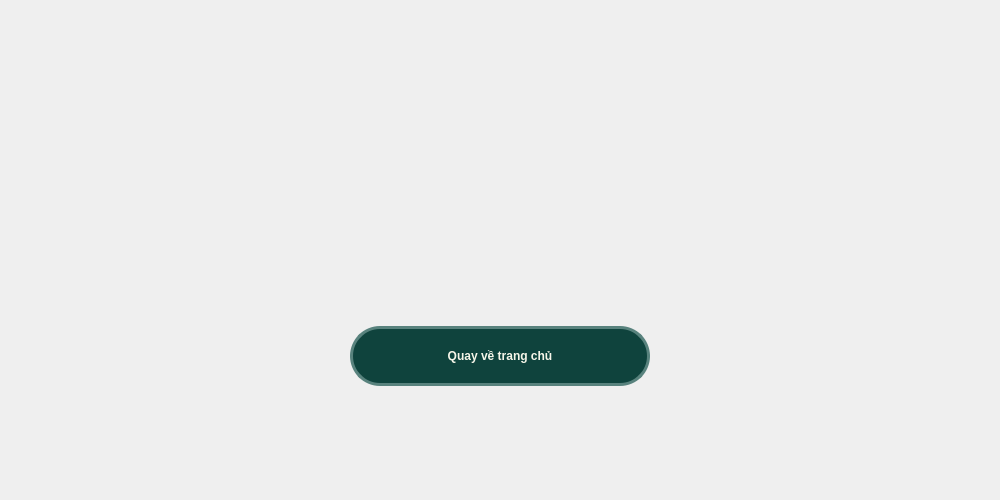
<?xml version="1.0" encoding="UTF-8"?>
<ui version="4.0">
 <class>MainWindow</class>
 <widget class="QMainWindow" name="MainWindow">
  <property name="geometry">
   <rect>
    <x>0</x>
    <y>0</y>
    <width>1000</width>
    <height>500</height>
   </rect>
  </property>
  <property name="minimumSize">
   <size>
    <width>0</width>
    <height>0</height>
   </size>
  </property>
  <property name="windowTitle">
   <string>MainWindow</string>
  </property>
  <property name="styleSheet">
   <string notr="true">QMainWindow{
border-image:url(:/pic/Confirm.png);
background-image:rbg(0,255,255);}</string>
  </property>
  <widget class="QWidget" name="centralwidget">
   <layout class="QVBoxLayout" name="verticalLayout">
    <item>
     <layout class="QGridLayout" name="gridLayout">
      <item row="3" column="1">
       <widget class="QPushButton" name="pushButtonQuayVe">
        <property name="minimumSize">
         <size>
          <width>300</width>
          <height>60</height>
         </size>
        </property>
        <property name="maximumSize">
         <size>
          <width>16777215</width>
          <height>16777215</height>
         </size>
        </property>
        <property name="styleSheet">
         <string notr="true">/* Trạng thái bình thường (Giữ nguyên 100% của mày) */
QPushButton {
    color: #f6f6e9;
    background-color: #0f433d;
    font: 87 20pt &quot;Noto Sans HK Black&quot;;
    border-radius: 30px;
    border: 3px solid #58827d;
font-weight:bold;
}

/* Trạng thái khi rê chuột vào (Hover) */
QPushButton:hover {
    background-color: #1a6b61; /* Màu xanh sáng hơn một chút để nổi bật */
    border: 3px solid #73a6a0; /* Viền cũng sáng lên một chút cho đồng bộ */
}

/* Thêm luôn trạng thái khi click (bấm xuống) cho nó xịn */
QPushButton:pressed {
    background-color: #0a2e2a; /* Nền tối đi khi bấm */
    border: 3px solid #3d5e5b; /* Viền tối đi */
}</string>
        </property>
        <property name="text">
         <string>Quay về trang chủ</string>
        </property>
        <property name="iconSize">
         <size>
          <width>30</width>
          <height>50</height>
         </size>
        </property>
       </widget>
      </item>
      <item row="2" column="1">
       <spacer name="verticalSpacer">
        <property name="orientation">
         <enum>Qt::Orientation::Vertical</enum>
        </property>
        <property name="sizeHint" stdset="0">
         <size>
          <width>20</width>
          <height>40</height>
         </size>
        </property>
       </spacer>
      </item>
      <item row="4" column="1">
       <spacer name="verticalSpacer_2">
        <property name="orientation">
         <enum>Qt::Orientation::Vertical</enum>
        </property>
        <property name="sizeHint" stdset="0">
         <size>
          <width>20</width>
          <height>40</height>
         </size>
        </property>
       </spacer>
      </item>
      <item row="1" column="1">
       <spacer name="verticalSpacer_3">
        <property name="orientation">
         <enum>Qt::Orientation::Vertical</enum>
        </property>
        <property name="sizeHint" stdset="0">
         <size>
          <width>20</width>
          <height>40</height>
         </size>
        </property>
       </spacer>
      </item>
      <item row="3" column="0">
       <spacer name="horizontalSpacer">
        <property name="orientation">
         <enum>Qt::Orientation::Horizontal</enum>
        </property>
        <property name="sizeHint" stdset="0">
         <size>
          <width>40</width>
          <height>20</height>
         </size>
        </property>
       </spacer>
      </item>
      <item row="3" column="2">
       <spacer name="horizontalSpacer_2">
        <property name="orientation">
         <enum>Qt::Orientation::Horizontal</enum>
        </property>
        <property name="sizeHint" stdset="0">
         <size>
          <width>40</width>
          <height>20</height>
         </size>
        </property>
       </spacer>
      </item>
      <item row="0" column="1">
       <spacer name="verticalSpacer_4">
        <property name="orientation">
         <enum>Qt::Orientation::Vertical</enum>
        </property>
        <property name="sizeHint" stdset="0">
         <size>
          <width>20</width>
          <height>40</height>
         </size>
        </property>
       </spacer>
      </item>
     </layout>
    </item>
   </layout>
  </widget>
  <widget class="QMenuBar" name="menubar">
   <property name="geometry">
    <rect>
     <x>0</x>
     <y>0</y>
     <width>1000</width>
     <height>22</height>
    </rect>
   </property>
  </widget>
 </widget>
 <resources>
  <include location="../../images/images.qrc"/>
 </resources>
 <connections/>
</ui>
